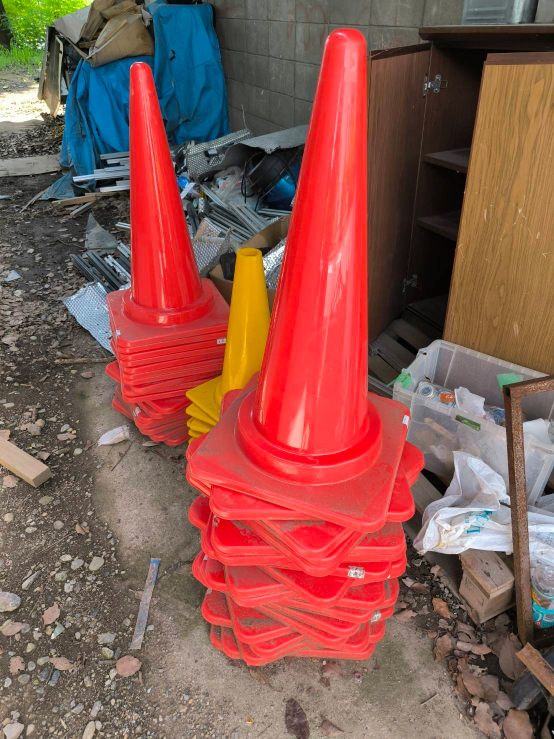
#> input picture YOLO/dataset/images/test/1720056871750.jpg, 1108 x 1477 px (shown at 1/2 size)
$ python -i camera.py   (imports and definitions only)
#> lines starting #> are read from the running program, lines starting #| are printed output that depends on the picture; after the words box and inside, x2 and y2 are one past the last pixel; in counts of white or black regions, pixels touching at a corner belong together
#> further down, picture is the input picture: shape (1477, 1108, 3); mean B, G, R 79.8, 88.3, 138.9
# camera lib

import cv2
import numpy as np


# 測定値の出力用
import csv_print as csv


class Camera:
    def red_detect(self, frame):
        # HSV色空間に変換
        hsv = cv2.cvtColor(frame, cv2.COLOR_BGR2HSV)
#> hsv: shape (1477, 1108, 3); mean H, S, V 50.3, 111.6, 146

        # 赤色のHSVの値域1
        hsv_min = np.array([0, 117, 104])
        hsv_max = np.array([11, 255, 255])
        mask1 = cv2.inRange(hsv, hsv_min, hsv_max)
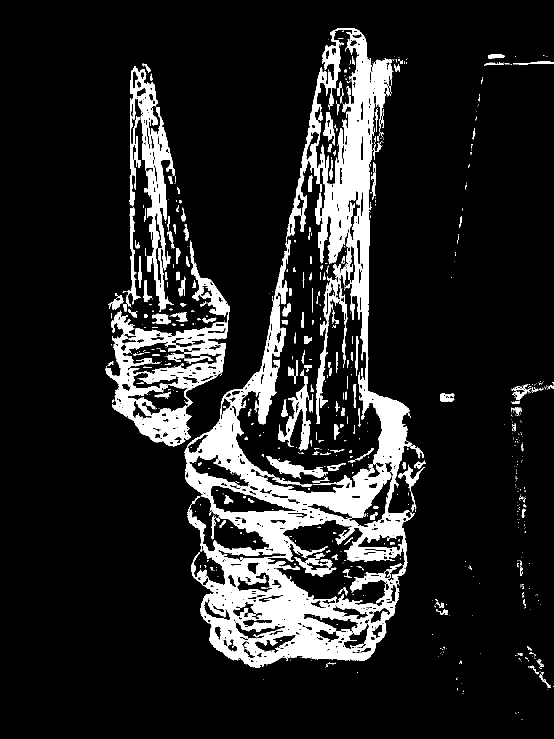
#> mask1: shape (1477, 1108) (shown at 1/2 size); 13.3% white; 856 white regions (651 under 20 px), largest, box (x1, y1, x2, y2) and area: (369, 56, 830, 1336) 147272, (211, 481, 459, 893) 25984, (259, 132, 350, 620) 14655

        # 赤色のHSVの値域2
        hsv_min = np.array([169, 117, 104])
        hsv_max = np.array([179, 255, 255])
        mask2 = cv2.inRange(hsv, hsv_min, hsv_max)
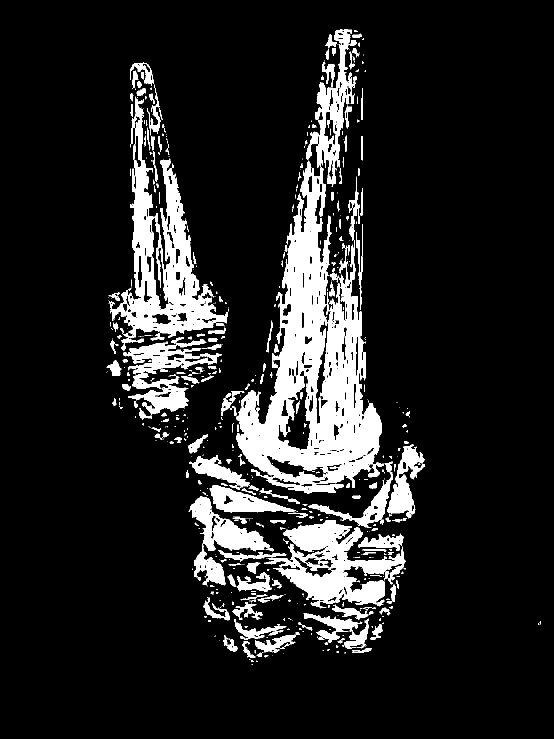
#> mask2: shape (1477, 1108) (shown at 1/2 size); 12.8% white; 693 white regions (477 under 20 px), largest, box (x1, y1, x2, y2) and area: (464, 321, 768, 987) 79536, (218, 193, 456, 702) 32173, (528, 1040, 811, 1213) 20667

        return mask1 + mask2
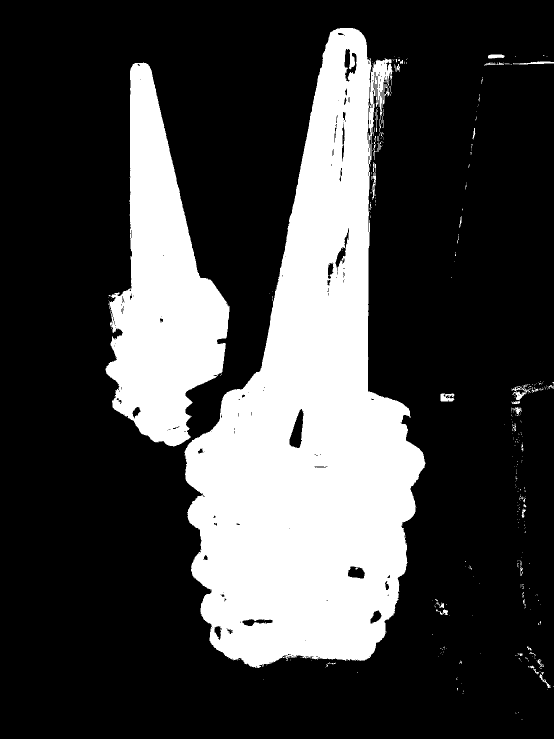
#> returned value: shape (1477, 1108) (shown at 1/2 size); 26.1% white; 404 white regions (360 under 20 px), largest, box (x1, y1, x2, y2) and area: (369, 56, 851, 1336) 325146, (211, 125, 459, 893) 97741, (881, 787, 909, 803) 339


    # [73 lines left out: function analyze_red, not called in this run]

>>> import cv2
>>> picture = cv2.imread('../../YOLO/dataset/images/test/1720056871750.jpg')
>>> result = Camera().red_detect(picture)

$ run again, on YOLO/dataset/images/test/IMG20240702214538.jpg
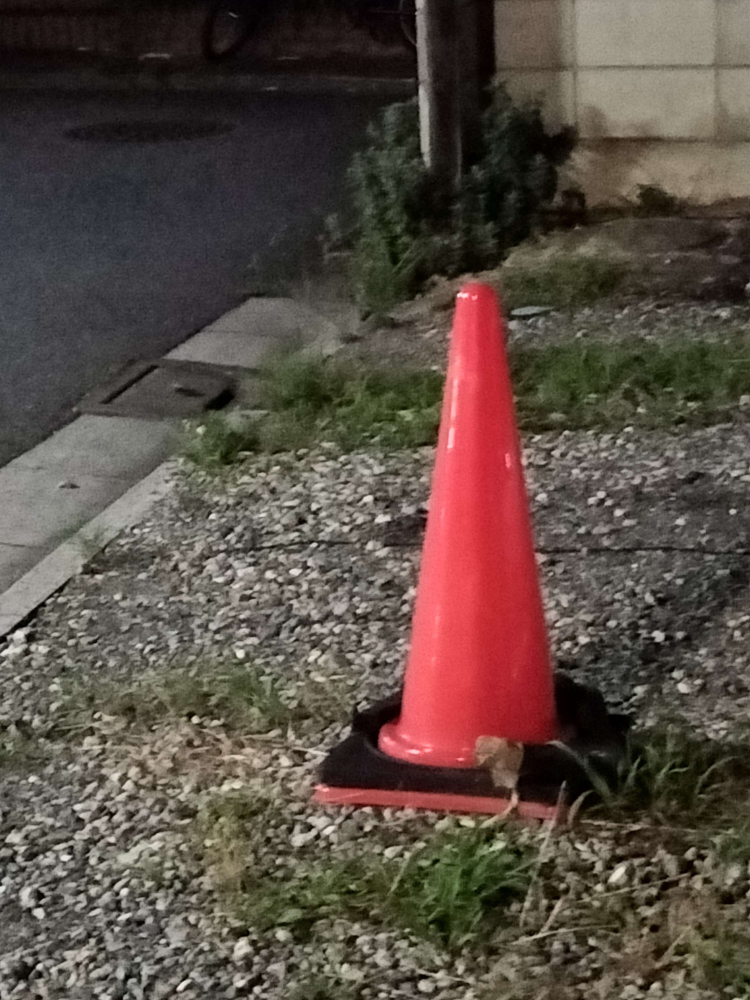
#> input picture YOLO/dataset/images/test/IMG20240702214538.jpg, 3000 x 4000 px (shown at 1/4 size)
#> picture is the input picture: shape (4000, 3000, 3); mean B, G, R 67.7, 76.2, 89.6
#> hsv: shape (4000, 3000, 3); mean H, S, V 45, 71.1, 90.6
#> in red_detect, `mask1 = cv2.inRange(hsv, hsv_min, hsv_max)`:
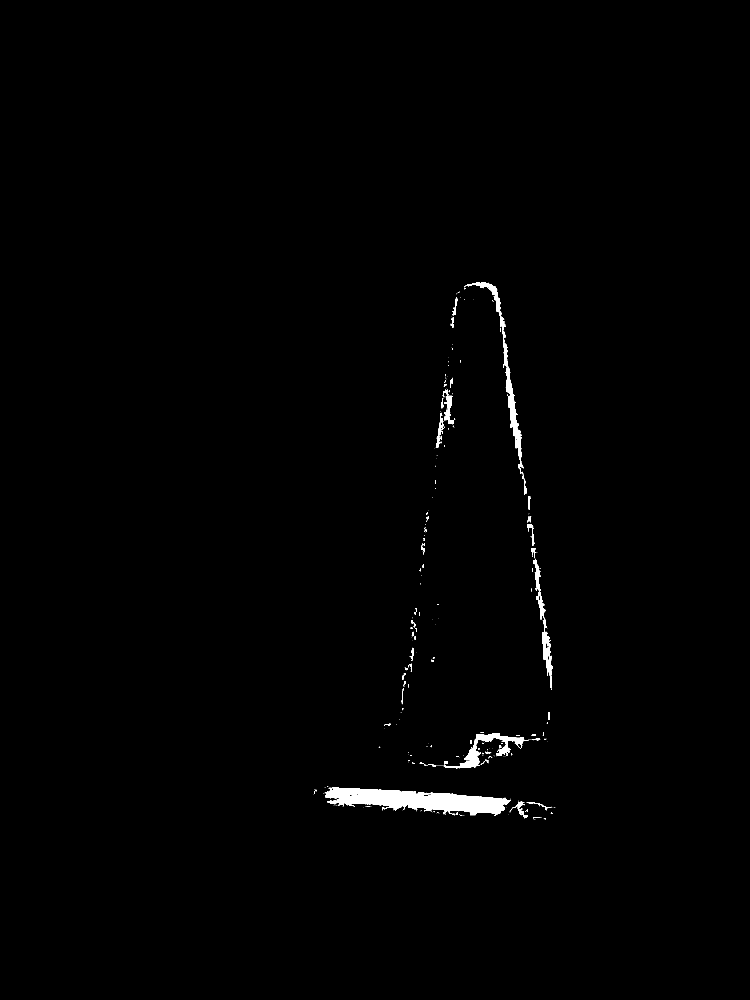
#> mask1: shape (4000, 3000) (shown at 1/4 size); 0.71% white; 356 white regions (262 under 20 px), largest, box (x1, y1, x2, y2) and area: (1300, 3151, 2042, 3263) 44311, (1867, 1130, 2095, 1877) 11978, (1775, 2933, 2114, 3073) 9472
#> mask2: shape (4000, 3000); 6% white; 127 white regions (108 under 20 px), largest, box (x1, y1, x2, y2) and area: (1513, 1138, 2209, 3068) 715514, (1796, 1520, 1811, 1584) 449, (1794, 1631, 1805, 1681) 196
#> in red_detect, `return mask1 + mask2`:
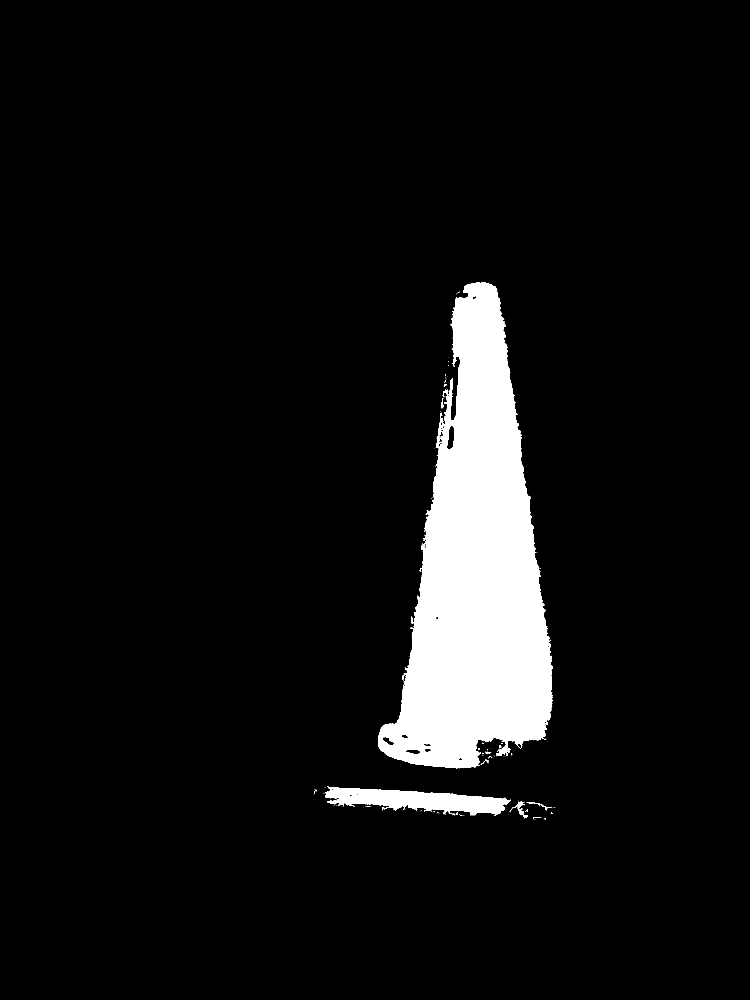
#> returned value: shape (4000, 3000) (shown at 1/4 size); 6.7% white; 162 white regions (134 under 20 px), largest, box (x1, y1, x2, y2) and area: (1513, 1130, 2211, 3073) 754550, (1300, 3144, 2042, 3263) 44988, (2049, 3207, 2112, 3274) 828
